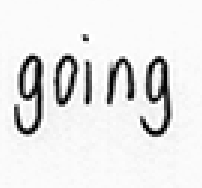
#> input picture backend/atest/4.png, 202 x 188 px, found by its file name
$ python 'Inter-Letter Spacing Uniformity.py'
#> lines starting #> are read from the running program, lines starting #| are printed output that depends on the picture; after the words box and inside, x2 and y2 are one past the last pixel; in counts of white or black regions, pixels touching at a corner belong together
import cv2
import numpy as np
import matplotlib.pyplot as plt
import math


def compute_inter_letter_spacing_uniformity(image_path, debug=False):
    # Read the image
#> called with image_path = 'atest/4.png', debug = True
    img = cv2.imread(image_path)
#> img is the input picture: shape (188, 202, 3); min 0, max 255, mean 229.5
    if img is None:
        return {"error": "Image not found"}

    # Convert to grayscale
    gray = cv2.cvtColor(img, cv2.COLOR_BGR2GRAY)

    # Binarize the image
    _, binary = cv2.threshold(gray, 0, 255, cv2.THRESH_BINARY_INV + cv2.THRESH_OTSU)
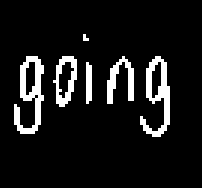
#> binary: shape (188, 202); 9.2% white; 6 white regions

    # Find contours (letters)
    contours, _ = cv2.findContours(binary, cv2.RETR_EXTERNAL, cv2.CHAIN_APPROX_SIMPLE)
#> contours = 6 contours, 1 with area under 20; largest, box (x1, y1, x2, y2) and area: (14, 56, 44, 134) 1180, (140, 56, 170, 137) 1114, (53, 56, 77, 107) 804, (107, 56, 134, 104) 461, (86, 62, 92, 104) 188

    # Get bounding boxes for each contour
    boxes = [cv2.boundingRect(cnt) for cnt in contours]
#> boxes = [(86, 62, 6, 42), (140, 56, 30, 81), (107, 56, 27, 48), (53, 56, 24, 51), (14, 56, 30, 78), (83, 34, 6, 7)]

    # Sort contours by leftmost x coordinate
    boxes.sort(key=lambda b: b[0])

    # Calculate gaps between adjacent letters
    gaps = []
    for i in range(len(boxes) - 1):
        x_current_right = boxes[i][0] + boxes[i][2]
        x_next = boxes[i + 1][0]
        gap = x_next - x_current_right
        if gap > 0:  # Only consider positive gaps
            gaps.append(gap)
#> this loop made 5 passes
#> (x_current_right, x_next, gap) on passes 1 to 5: (44, 53, 9), (77, 83, 6), (89, 86, -3), (92, 107, 15), (134, 140, 6)
#> after the loop, gaps = [9, 6, 15, 6]

    results = {}

    if gaps:
        # Calculate spacing metrics
        avg_gap = np.mean(gaps)
#> avg_gap = 9
        gap_std = np.std(gaps)
#> gap_std = 3.67

        # Normalize by median letter width for scale invariance
        median_width = np.median([w for x, y, w, h in boxes])
#> median_width = 25.5

        if median_width > 0:
            norm_avg_gap = avg_gap / median_width
#> norm_avg_gap = 0.353
            norm_gap_std = gap_std / median_width
#> norm_gap_std = 0.144
        else:
            norm_avg_gap = avg_gap
            norm_gap_std = gap_std

        # Store results
        results = {
            "raw_avg_gap": float(avg_gap),
            "raw_gap_std": float(gap_std),
            "median_letter_width": float(median_width),
            "normalized_avg_gap": float(norm_avg_gap),
            "normalized_gap_std": float(norm_gap_std),
            "gap_count": len(gaps)
        }
#> results = {'raw_avg_gap': 9, 'raw_gap_std': 3.67, 'median_letter_width': 25.5, 'normalized_avg_gap': 0.353, 'normalized_gap_std': 0.144, 'gap_count': 4}

        # Qualitative assessment
        if 0.1 <= norm_avg_gap <= 0.5 and norm_gap_std < 0.2:
            results["assessment"] = "Likely italic handwriting (moderate, consistent spacing)"
        elif norm_avg_gap < 0.1:
            results["assessment"] = "Likely cursive handwriting (minimal spacing)"
        elif norm_avg_gap > 0.5:
            results["assessment"] = "Likely printed handwriting (large spacing)"
        else:
            results["assessment"] = "Indeterminate style"

    # Debug visualization
    if debug and gaps:
        plt.figure(figsize=(10, 6))

        # Original image
        plt.subplot(2, 2, 1)
        plt.imshow(cv2.cvtColor(img, cv2.COLOR_BGR2RGB))
        plt.title("Original Image")

        # Binary image with contours
        plt.subplot(2, 2, 2)
        debug_img = cv2.cvtColor(binary.copy(), cv2.COLOR_GRAY2BGR)
#> debug_img: shape (188, 202, 3); 9.2% white; 6 white regions, box (x1, y1, x2, y2) and area: (14, 56, 44, 134) 1071, (140, 56, 170, 137) 1008, (53, 56, 77, 107) 567, (107, 56, 134, 104) 567, (86, 62, 92, 104) 234, (83, 34, 89, 41) 30
        for box in boxes:
            x, y, w, h = box
            cv2.rectangle(debug_img, (x, y), (x + w, y + h), (0, 255, 0), 2)
#> this loop made 6 passes
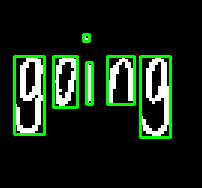
#> debug_img: shape (188, 202, 3); mean B, G, R 20.2, 37.4, 20.2
        plt.imshow(cv2.cvtColor(debug_img, cv2.COLOR_BGR2RGB))
        plt.title("Letter Detection")

        # Histogram of gaps
        plt.subplot(2, 2, 3)
        plt.hist(gaps, bins=20)
        plt.axvline(avg_gap, color='r', linestyle='dashed', linewidth=2)
        plt.title(f"Gap Distribution (Mean={avg_gap:.2f})")

        # Normalized gaps
        if median_width > 0:
            plt.subplot(2, 2, 4)
            norm_gaps = [g / median_width for g in gaps]
#> norm_gaps = [0.353, 0.235, 0.588, 0.235]
            plt.hist(norm_gaps, bins=20)
            plt.axvline(norm_avg_gap, color='r', linestyle='dashed', linewidth=2)
            plt.title(f"Normalized Gaps (Mean={norm_avg_gap:.2f})")

        plt.tight_layout()
        plt.show()
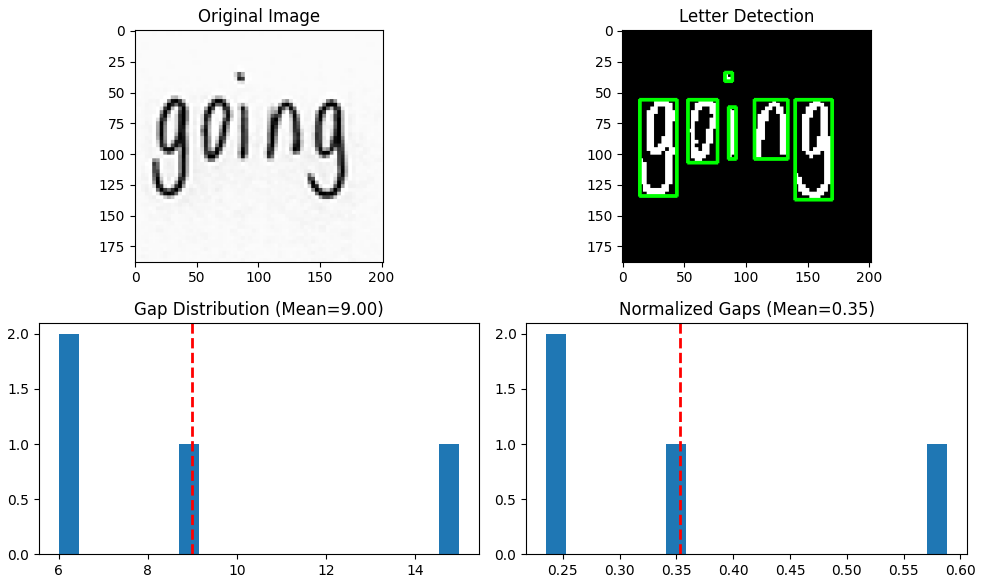
#> figure drawn by matplotlib, 4 panels; panel 3: tallest bar 2 high, from x = 6 to 6.45; panel 4: tallest bar 2 high, from x = 0.235 to 0.253

    return results


if __name__ == "__main__":
    # Replace with your actual image file
    image_path = "atest/4.png"
    curviness_results = compute_inter_letter_spacing_uniformity(image_path, debug=True)
#> curviness_results = 7 items
    print(curviness_results)
#> (printed output is left out)

$ run again, with backend/atest/1.png copied over backend/atest/4.png
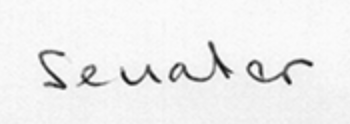
#> input picture backend/atest/1.png, 350 x 124 px, found by its file name
#> in compute_inter_letter_spacing_uniformity, img is the input picture: shape (124, 350, 3); min 14, max 254, mean 238
#> binary: shape (124, 350); 4.7% white; 5 white regions
#> contours = 5 contours; box (x1, y1, x2, y2) and area: (168, 41, 233, 82) 552, (246, 59, 313, 85) 520, (38, 50, 67, 90) 305, (78, 64, 107, 87) 238, (120, 65, 162, 86) 232
#> boxes = [(120, 65, 42, 21), (78, 64, 29, 23), (246, 59, 67, 26), (38, 50, 29, 40), (168, 41, 65, 41)]
#> the loop in compute_inter_letter_spacing_uniformity, `for i in range(len(boxes) - 1):` made 4 passes
#> (x_current_right, x_next, gap) on passes 1 to 4: (67, 78, 11), (107, 120, 13), (162, 168, 6), (233, 246, 13)
#> after the loop in compute_inter_letter_spacing_uniformity, `for i in range(len(boxes) - 1):`: gaps = [11, 13, 6, 13]
#> avg_gap = 10.75
#> gap_std = 2.86
#> median_width = 42
#> norm_avg_gap = 0.256
#> norm_gap_std = 0.0681
#> results = {'raw_avg_gap': 10.75, 'raw_gap_std': 2.86, 'median_letter_width': 42, 'normalized_avg_gap': 0.256, 'normalized_gap_std': 0.0681, 'gap_count': 4}
#> the loop in compute_inter_letter_spacing_uniformity, `for box in boxes:` made 5 passes
#> after the loop in compute_inter_letter_spacing_uniformity, `for box in boxes:`:
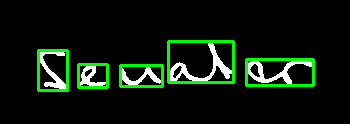
#> debug_img: shape (124, 350, 3); mean B, G, R 11.1, 24.5, 11.1
#> norm_gaps = [0.262, 0.31, 0.143, 0.31]
#> in compute_inter_letter_spacing_uniformity, `plt.show()`:
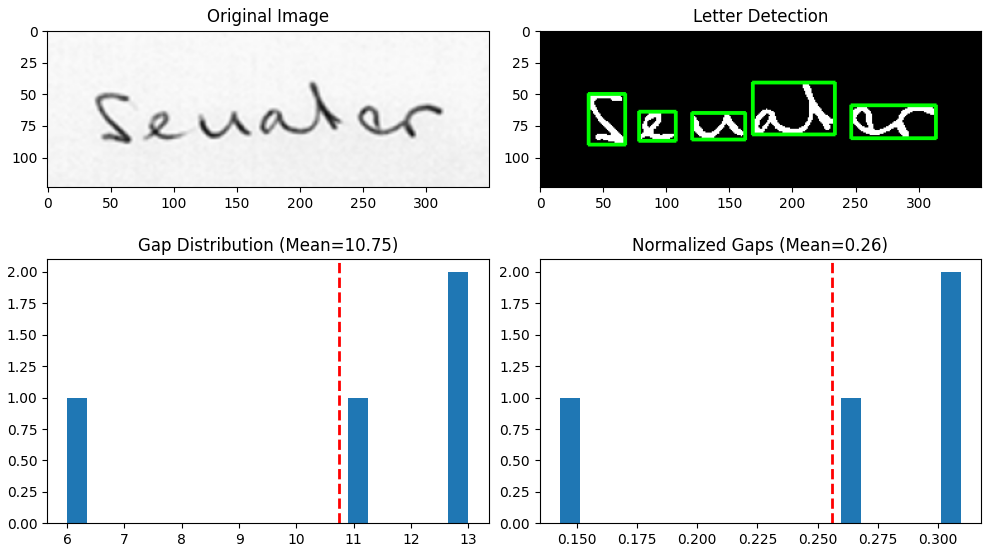
#> figure drawn by matplotlib, 4 panels; panel 3: tallest bar 2 high, from x = 12.65 to 13; panel 4: tallest bar 2 high, from x = 0.301 to 0.31
#> curviness_results = 7 items
#> (printed output is left out)

$ run again, with backend/atest/2.png copied over backend/atest/4.png
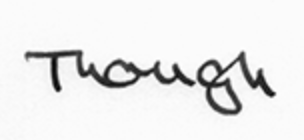
#> input picture backend/atest/2.png, 304 x 140 px, found by its file name
#> in compute_inter_letter_spacing_uniformity, img is the input picture: shape (140, 304, 3); min 3, max 255, mean 234.1
#> binary: shape (140, 304); 8.2% white; 2 white regions
#> contours = 2 contours; box (x1, y1, x2, y2) and area: (25, 50, 196, 92) 2020, (197, 52, 276, 115) 1854
#> boxes = [(197, 52, 79, 63), (25, 50, 171, 42)]
#> the loop in compute_inter_letter_spacing_uniformity, `for i in range(len(boxes) - 1):` made 1 pass
#> (x_current_right, x_next, gap) on pass 1: (196, 197, 1)
#> after the loop in compute_inter_letter_spacing_uniformity, `for i in range(len(boxes) - 1):`: gaps = [1]
#> avg_gap = 1
#> gap_std = 0
#> median_width = 125
#> norm_avg_gap = 0.008
#> norm_gap_std = 0
#> results = {'raw_avg_gap': 1, 'raw_gap_std': 0, 'median_letter_width': 125, 'normalized_avg_gap': 0.008, 'normalized_gap_std': 0, 'gap_count': 1}
#> the loop in compute_inter_letter_spacing_uniformity, `for box in boxes:` made 2 passes
#> after the loop in compute_inter_letter_spacing_uniformity, `for box in boxes:`:
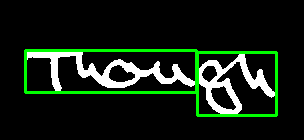
#> debug_img: shape (140, 304, 3); mean B, G, R 20.2, 32.4, 20.2
#> norm_gaps = [0.008]
#> in compute_inter_letter_spacing_uniformity, `plt.show()`:
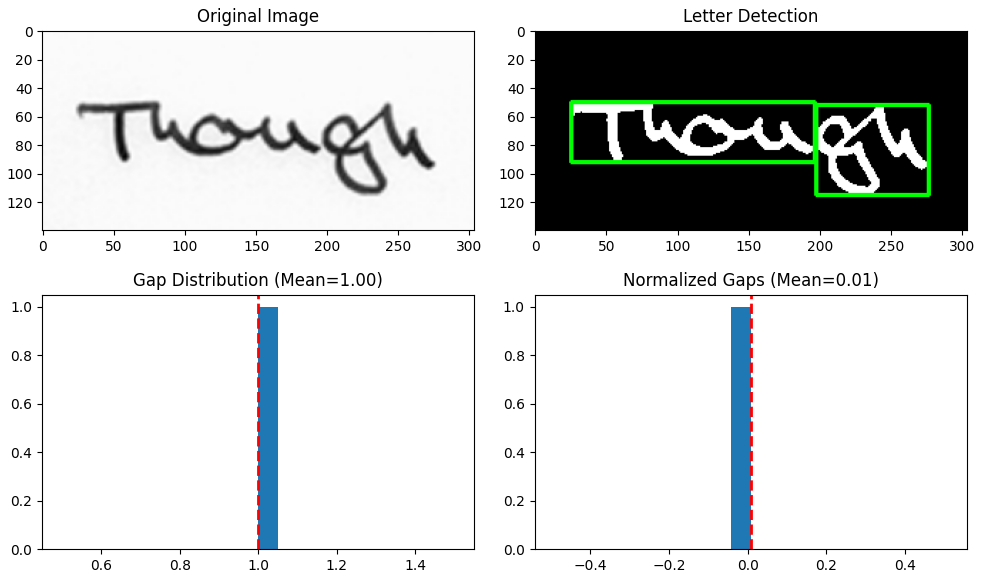
#> figure drawn by matplotlib, 4 panels; panel 3: tallest bar 1 high, from x = 1 to 1.05; panel 4: tallest bar 1 high, from x = -0.042 to 0.008
#> curviness_results = 7 items
#| {'raw_avg_gap': 1.0, 'raw_gap_std': 0.0, 'median_letter_width': 125.0, 'normalized_avg_gap': 0.008, 'normalized_gap_std': 0.0, 'gap_count': 1, 'assessment': 'Likely cursive handwriting (minimal spacing)'}
